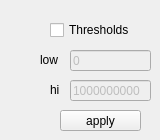
   <widget class="QWidget" name="tab">
    <attribute name="title">
     <string>Thresholds</string>
    </attribute>
    <widget class="QCheckBox" name="useThresh">
     <property name="geometry">
      <rect>
       <x>50</x>
       <y>20</y>
       <width>90</width>
       <height>20</height>
      </rect>
     </property>
     <property name="text">
      <string>Thresholds</string>
     </property>
    </widget>
    <widget class="QLineEdit" name="loLim">
     <property name="enabled">
      <bool>false</bool>
     </property>
     <property name="geometry">
      <rect>
       <x>70</x>
       <y>50</y>
       <width>81</width>
       <height>21</height>
      </rect>
     </property>
     <property name="text">
      <string>0</string>
     </property>
    </widget>
    <widget class="QLabel" name="textLabel1_6">
     <property name="geometry">
      <rect>
       <x>40</x>
       <y>50</y>
       <width>30</width>
       <height>20</height>
      </rect>
     </property>
     <property name="text">
      <string>low</string>
     </property>
     <property name="wordWrap">
      <bool>false</bool>
     </property>
    </widget>
    <widget class="QLabel" name="textLabel1_6_2">
     <property name="geometry">
      <rect>
       <x>50</x>
       <y>80</y>
       <width>20</width>
       <height>20</height>
      </rect>
     </property>
     <property name="text">
      <string>hi</string>
     </property>
     <property name="wordWrap">
      <bool>false</bool>
     </property>
    </widget>
    <widget class="QLineEdit" name="hiLim">
     <property name="enabled">
      <bool>false</bool>
     </property>
     <property name="geometry">
      <rect>
       <x>70</x>
       <y>80</y>
       <width>81</width>
       <height>21</height>
      </rect>
     </property>
     <property name="text">
      <string>1000000000</string>
     </property>
    </widget>
    <widget class="QPushButton" name="applyDispThreshButton">
     <property name="geometry">
      <rect>
       <x>60</x>
       <y>110</y>
       <width>81</width>
       <height>21</height>
      </rect>
     </property>
     <property name="text">
      <string>apply</string>
     </property>
    </widget>
   </widget>
